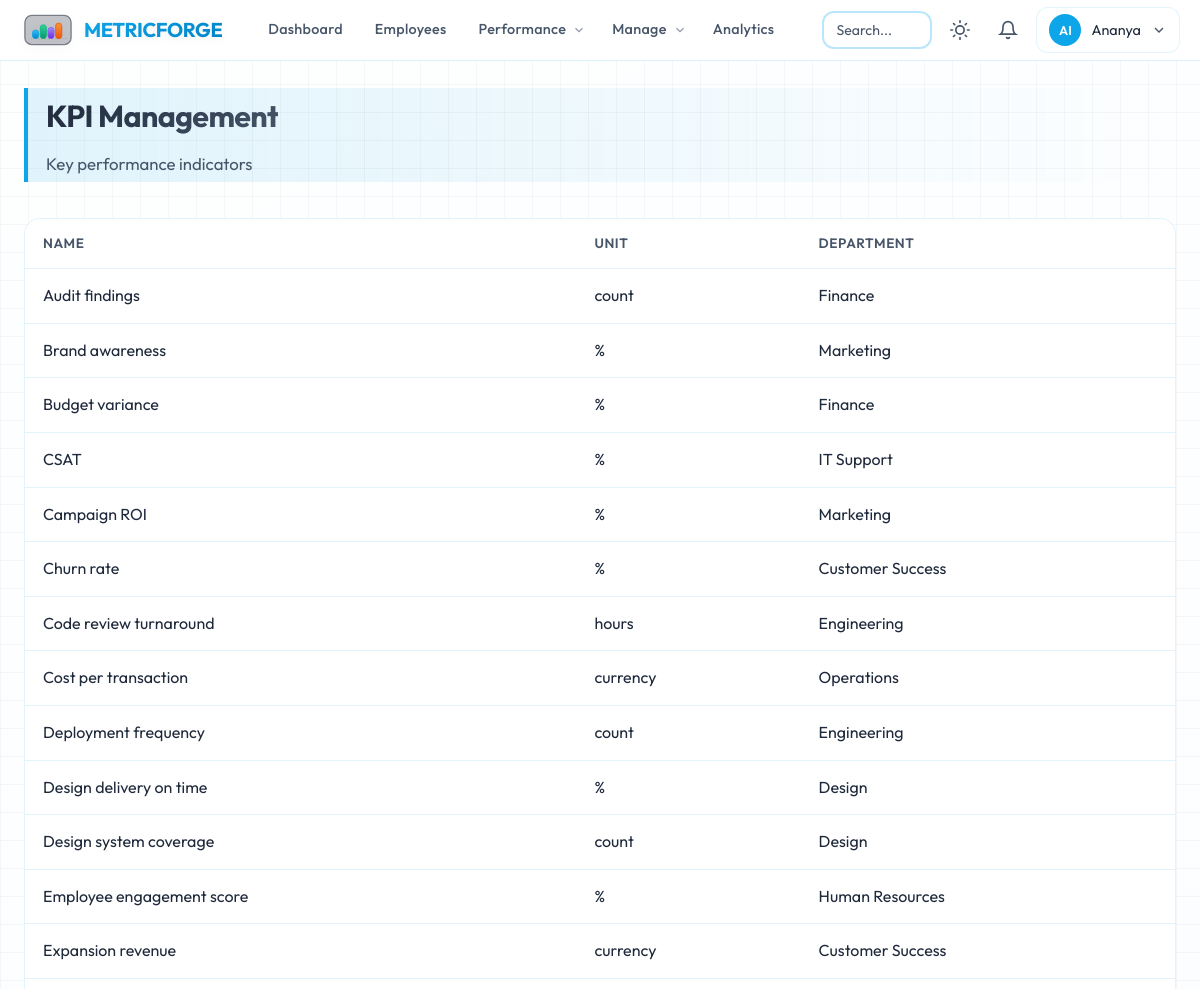
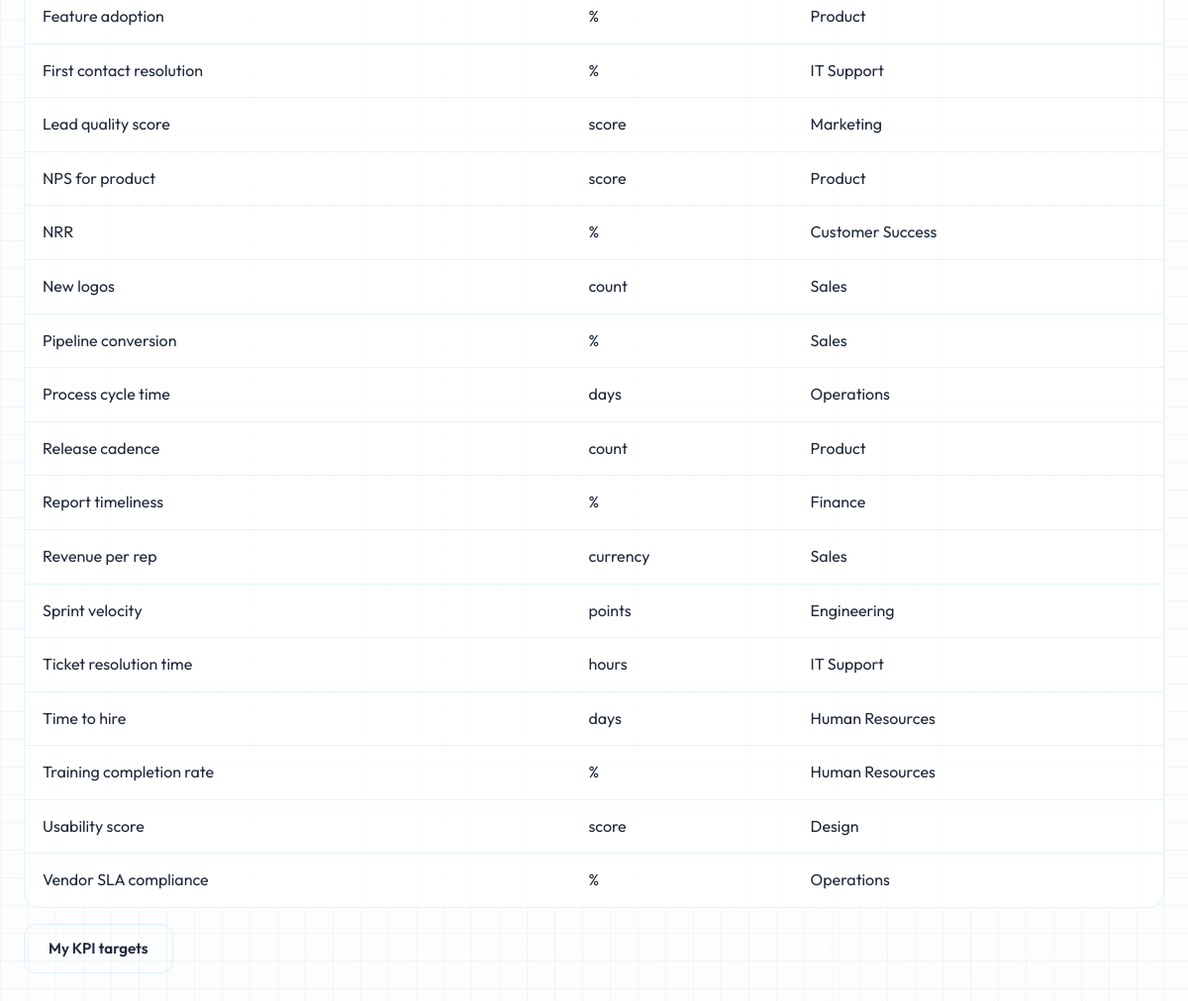
The page /kpi/ (signed in) on the database its author committed (2 pictures, top to bottom).
### app/models/user.py (models this page shows, shortened)
class User(UserMixin, db.Model):
    __tablename__ = "users"
    id = db.Column(db.Integer, primary_key=True)
    email = db.Column(db.String(120), unique=True, nullable=False, index=True)
    username = db.Column(db.String(80), unique=True, nullable=False, index=True)
    password_hash = db.Column(db.String(256), nullable=False)
    first_name = db.Column(db.String(80), nullable=False)
    last_name = db.Column(db.String(80), nullable=False)
    avatar_url = db.Column(db.String(256), nullable=True)
    role = db.Column(db.String(20), nullable=False, default=Role.EMPLOYEE)
    department_id = db.Column(db.Integer, db.ForeignKey("departments.id"), nullable=True)
    manager_id = db.Column(db.Integer, db.ForeignKey("users.id"), nullable=True)
    job_title = db.Column(db.String(120), nullable=True)
    phone = db.Column(db.String(24), nullable=True)
    is_active = db.Column(db.Boolean, default=True, nullable=False)
    created_at = db.Column(db.DateTime, default=datetime.utcnow)
    updated_at = db.Column(db.DateTime, default=datetime.utcnow, onupdate=datetime.utcnow)
    last_login = db.Column(db.DateTime, nullable=True)
    department = db.relationship("Department", foreign_keys=[department_id], backref=db.backref("members", lazy="dynamic"))
    manager = db.relationship("User", remote_side=[id], backref=db.backref("direct_reports", lazy="dynamic"))
    def is_admin(self):
        return self.role == Role.ADMIN
    def is_manager(self):
        return self.role in (Role.ADMIN, Role.MANAGER)

### app/models/kpi.py (models this page shows)
class KPI(db.Model):
    __tablename__ = "kpis"
    id = db.Column(db.Integer, primary_key=True)
    name = db.Column(db.String(120), nullable=False)
    description = db.Column(db.Text, nullable=True)
    unit = db.Column(db.String(40), nullable=True)  # %, count, currency
    department_id = db.Column(db.Integer, db.ForeignKey("departments.id"), nullable=True)
    created_at = db.Column(db.DateTime, default=datetime.utcnow)
    department = db.relationship("Department", backref=db.backref("kpis", lazy="dynamic"))
    targets = db.relationship("KPITarget", backref="kpi", lazy="dynamic", cascade="all, delete-orphan")

### app/models/department.py (models this page shows, shortened)
class Department(db.Model):
    __tablename__ = "departments"
    id = db.Column(db.Integer, primary_key=True)
    name = db.Column(db.String(120), nullable=False, unique=True)
    code = db.Column(db.String(20), nullable=True, unique=True)
    description = db.Column(db.Text, nullable=True)
    image_url = db.Column(db.String(255), nullable=True)
    head_id = db.Column(db.Integer, db.ForeignKey("users.id"), nullable=True)
    created_at = db.Column(db.DateTime, default=db.func.now())
    updated_at = db.Column(db.DateTime, default=db.func.now(), onupdate=db.func.now())
    head = db.relationship("User", foreign_keys=[head_id], backref=db.backref("headed_departments", lazy="dynamic"))

### app/routes/kpi.py (the view)
@kpi_bp.route("/")
@login_required
def index():
    kpis = KPI.query.order_by(KPI.name).all()
    return render_template("kpi/index.html", kpis=kpis)

### app/utils/performance.py (called while the page is built)
def _clamp(value: Optional[float], minimum: float = 0.0, maximum: float = 100.0) -> Optional[float]:
    if value is None:
        return None
    return max(minimum, min(maximum, float(value)))

def compute_user_latest_score(
    user_id: int,
    months: int = 3,
    start_date: Optional[datetime] = None,
    end_date: Optional[datetime] = None,
) -> Optional[float]:
    from datetime import timedelta
    if end_date is None:
        end_date = datetime.utcnow()
    if start_date is None:
        start_date = end_date - timedelta(days=months * 31)
    series = compute_user_performance_series(
        user_id=user_id,
        start_date=start_date,
        end_date=end_date,
        max_points=months,
    )
    if not series:
        return None
    scores = [s for _, s in series]
    return round(sum(scores) / len(scores), 1)

### app/utils/rankings.py (called while the page is built)
def get_employees_with_scores(
    department_id: Optional[int] = None,
    months: int = RANKING_MONTHS,
) -> List[Tuple[User, float]]:
    query = User.query.filter(
        User.role == Role.EMPLOYEE,
        User.is_active.is_(True),
        User.department_id.isnot(None),
    )
    if department_id is not None:
        query = query.filter(User.department_id == department_id)
    users = query.all()
    result = []
    for u in users:
        score = compute_user_latest_score(u.id, months=months)
        result.append((u, score if score is not None else 0.0))
    result.sort(key=lambda x: x[1], reverse=True)
    return result

def get_overall_top_performers(
    top_n: int = 3,
    months: int = RANKING_MONTHS,
) -> List[Tuple[User, float]]:
    return get_employees_with_scores(department_id=None, months=months)[:top_n]

### app/templates/kpi/index.html (shortened to what this page needs)
{% extends "base.html" %}
{% block content %}
<div class="page-header reveal">
    <div class="flex justify-between align-center flex-wrap gap-2">
        <div>
            <h1 class="page-title">KPI Management</h1>
            <p class="page-subtitle">Key performance indicators</p>
        </div>
    </div>
</div>
<div class="table-wrap reveal">
    <table class="table">
        <thead>
            <tr>
                <th>Name</th>
                <th>Unit</th>
                <th>Department</th>
            </tr>
        </thead>
        <tbody>
            {% for k in kpis %}
            <tr>
                <td>{{ k.name }}</td>
                <td>{{ k.unit or '—' }}</td>
                <td>{{ k.department.name if k.department else '—' }}</td>
            </tr>
            {% endfor %}
        </tbody>
    </table>
</div>
<p class="reveal"><a href="{{ url_for('kpi.targets') }}" class="btn btn-secondary">My KPI targets</a></p>
{% endblock %}

### app/templates/base.html (shortened to what this page needs)
<!DOCTYPE html>
<html lang="en" data-theme="light">
<head>
    <link rel="stylesheet" href="{{ url_for('static', filename='css/main.css') }}">
</head>
<body class="page-wrap">
    {% if current_user.is_authenticated %}
    <header class="main-header">
        <div class="header-inner">
            <a href="{{ url_for('dashboard.home') }}" class="logo logo-bar-graph" id="main-logo" role="button" aria-label="MetricForge home">
                <span class="logo-text">MetricForge</span>
            </a>
            <nav class="main-nav" aria-label="Main">
                <a href="{{ url_for('dashboard.home') }}" class="nav-link" data-tooltip="Overview, goals &amp; activity">Dashboard</a>
                <a href="{{ url_for('employees.index') }}" class="nav-link" data-tooltip="Browse team members">Employees</a>
                <div class="nav-item-dropdown">
                    <a href="#" class="nav-link nav-dropdown-trigger" onclick="return false;">
                        Performance
                        <svg class="chevron-icon" viewBox="0 0 24 24" fill="none" stroke="currentColor" stroke-width="2"><polyline points="6 9 12 15 18 9"/></svg>
                    </a>
                </div>
                {% if current_user.is_manager() or current_user.is_admin() %}
                <div class="nav-item-dropdown">
                    <a href="#" class="nav-link nav-dropdown-trigger" onclick="return false;">
                        Manage
                        <svg class="chevron-icon" viewBox="0 0 24 24" fill="none" stroke="currentColor" stroke-width="2"><polyline points="6 9 12 15 18 9"/></svg>
                    </a>
                </div>
                {% endif %}
                <a href="{{ url_for('analytics.index') }}" class="nav-link" data-tooltip="Org analytics">Analytics</a>
            </nav>
            <div class="header-actions">
                <div class="search-wrap">
                    <input type="search" id="global-search" class="search-input" placeholder="Search..." autocomplete="off">
                </div>
                <button type="button" class="btn-icon theme-toggle" id="theme-toggle" aria-label="Toggle theme">
                    <svg class="icon-sun" viewBox="0 0 24 24" fill="none" stroke="currentColor" stroke-width="2" stroke-linecap="round"><circle cx="12" cy="12" r="5"/><path d="M12 1v2M12 21v2M4.22 4.22l1.42 1.42M18.36 18.36l1.42 1.42M1 12h2M21 12h2M4.22 19.78l1.42-1.42M18.36 5.64l1.42-1.42"/></svg>
                </button>
                <a href="{{ url_for('notifications.index') }}" class="btn-icon notif-link" aria-label="Notifications">
                    <svg viewBox="0 0 24 24" fill="none" stroke="currentColor" stroke-width="2" stroke-linecap="round"><path d="M18 8A6 6 0 0 0 6 8c0 7-3 9-3 9h18s-3-2-3-9"/><path d="M13.73 21a2 2 0 0 1-3.46 0"/></svg>
                </a>
                <div class="user-menu-wrap">
                    <button type="button" class="user-menu-btn" id="user-menu-btn" aria-expanded="false">
                        {% if current_user.avatar_url %}
                        <img src="{{ url_for('static', filename=current_user.avatar_url) }}" alt="" class="avatar-sm">
                        {% else %}
                        <span class="avatar-placeholder">{{ (current_user.first_name[0] + current_user.last_name[0])|upper }}</span>
                        {% endif %}
                        <span class="user-name">{{ current_user.first_name }}</span>
                        <svg class="chevron-icon" viewBox="0 0 24 24" fill="none" stroke="currentColor" stroke-width="2"><polyline points="6 9 12 15 18 9"/></svg>
                    </button>
                </div>
            </div>
        </div>
    </header>
    <main class="main-content">
        {% block content %}{% endblock %}
    </main>
    {% endif %}
</body>
</html>

### rows shown on the page
User: first_name+last_name "AI", first_name "Ananya"
KPI: name "Audit findings", unit "count", department "Finance"
KPI: name "Brand awareness", unit "%", department "Marketing"
KPI: name "Budget variance", unit "%", department "Finance"
KPI: name "CSAT", unit "%", department "IT Support"
KPI: name "Campaign ROI", unit "%", department "Marketing"
KPI: name "Churn rate", unit "%", department "Customer Success"
KPI: name "Code review turnaround", unit "hours", department "Engineering"
KPI: name "Cost per transaction", unit "currency", department "Operations"
KPI: name "Deployment frequency", unit "count", department "Engineering"
KPI: name "Design delivery on time", unit "%", department "Design"
KPI: name "Design system coverage", unit "count", department "Design"
KPI: name "Employee engagement score", unit "%", department "Human Resources"
KPI: name "Expansion revenue", unit "currency", department "Customer Success"
KPI: name "Feature adoption", unit "%", department "Product"
KPI: name "First contact resolution", unit "%", department "IT Support"
KPI: name "Lead quality score", unit "score", department "Marketing"
KPI: name "NPS for product", unit "score", department "Product"
KPI: name "NRR", unit "%", department "Customer Success"
KPI: name "New logos", unit "count", department "Sales"
KPI: name "Pipeline conversion", unit "%", department "Sales"
KPI: name "Process cycle time", unit "days", department "Operations"
KPI: name "Release cadence", unit "count", department "Product"
KPI: name "Report timeliness", unit "%", department "Finance"
KPI: name "Revenue per rep", unit "currency", department "Sales"
KPI: name "Sprint velocity", unit "points", department "Engineering"
KPI: name "Ticket resolution time", unit "hours", department "IT Support"
KPI: name "Time to hire", unit "days", department "Human Resources"
KPI: name "Training completion rate", unit "%", department "Human Resources"
KPI: name "Usability score", unit "score", department "Design"
KPI: name "Vendor SLA compliance", unit "%", department "Operations"
